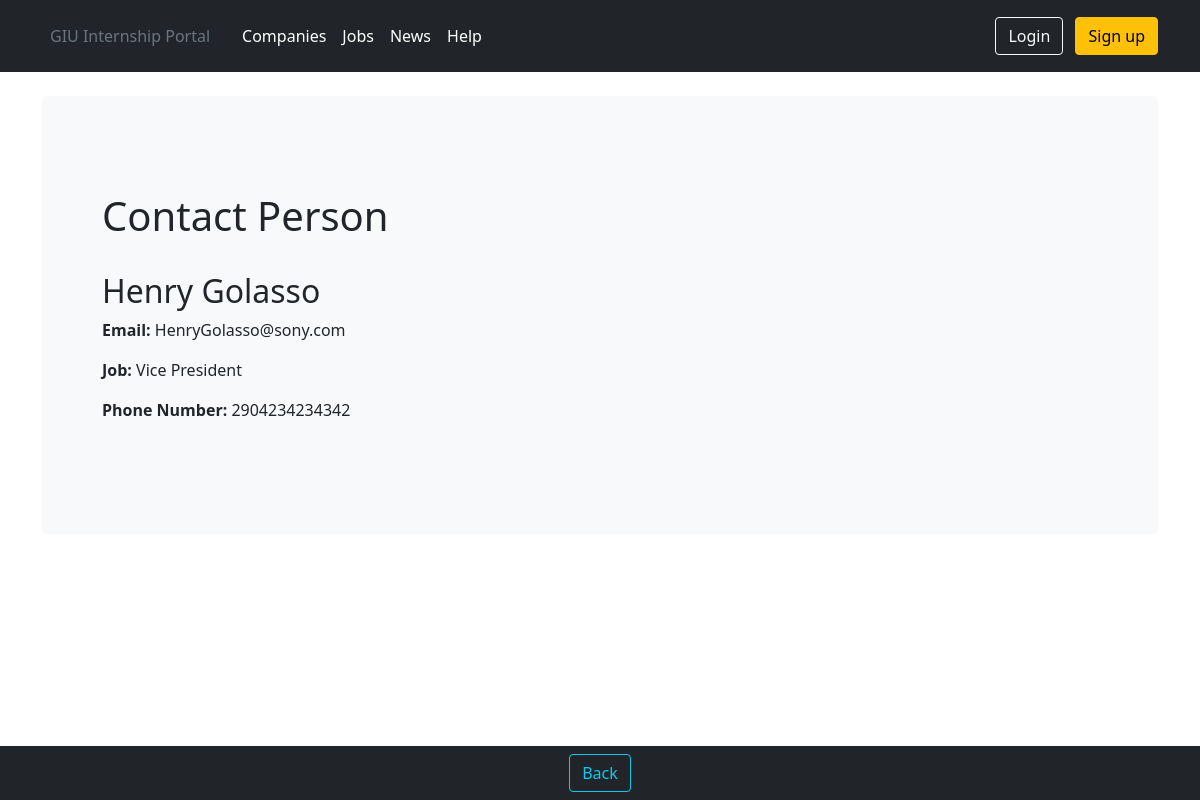
Page /users/facultyrepresentative/41/facrep_portal/generic/employer/contactperson/ on the committed database.
### users/models.py (models this page shows, shortened)
class ContactPerson(models.Model):
    employer_id = models.OneToOneField(Employer, on_delete=models.CASCADE, primary_key=True)
    contact_person_name = models.CharField(max_length=20, blank=True, null=True, default='None')
    job_title = models.CharField(max_length=30, blank=True, null=True, default='None')
    email = models.CharField(max_length=50, blank=True, null=True, default='None')
    mobile_number = models.CharField(max_length=20, blank=True, null=True, default='None')
    fax = models.CharField(max_length=50, null=True, blank=True, default='None')

### portal/views.py (the view)
# urls.py: path('employer/contactperson/', views.ShowContactPersonGeneric.as_view(), name='generic_contact_person'),
class ShowContactPersonGeneric(DetailView):
    model = models.ContactPerson
    template_name = 'portal/show_contact_person.html'
    context_object_name = 'contact_person_view_generic'
    login_url = 'login'

### templates/portal/show_contact_person.html (shortened to what this page needs)
{% extends 'userprofiles/profile_base.html' %}
{% block navitems %}
    <button onclick="history.back()" class="btn btn-outline-info ml-2" type="button">Back</button>
{% endblock navitems %}
{% block profile_body %}
    <br>
    <div class="container">
        <div class="p-5 mb-4 bg-light rounded-3">
            <div class="container-fluid py-5">
                <div class="jumbotron">
                    <h1>Contact Person</h1>
                    <br>
                    <h2>{{ contact_person_view_generic.contact_person_name }}</h2>
                    <p><strong>Email: </strong> {{ contact_person_view_generic.email }}</p>
                    <p><strong>Job: </strong> {{ contact_person_view_generic.job_title }}</p>
                    <p><strong>Phone Number: </strong> {{ contact_person_view_generic.mobile_number }}</p>
                </div>
            </div>
        </div>
    </div>
    <br>
    <br>
{% endblock profile_body %}

### rows in the picture
ContactPerson: contact_person_name "Henry Golasso", email "HenryGolasso@sony.com", job_title "Vice President", mobile_number "2904234234342"
